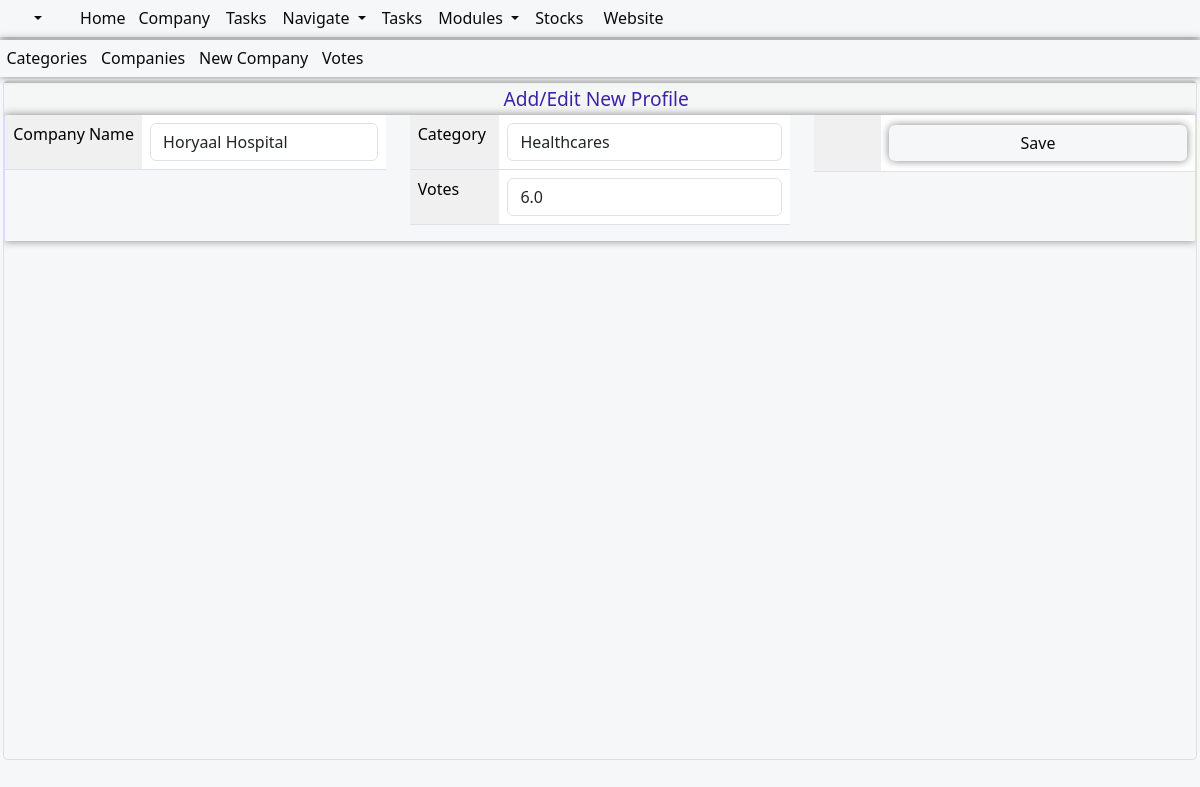
Before: /Edit/This/Company/3/Update/Details/ with the older database file.
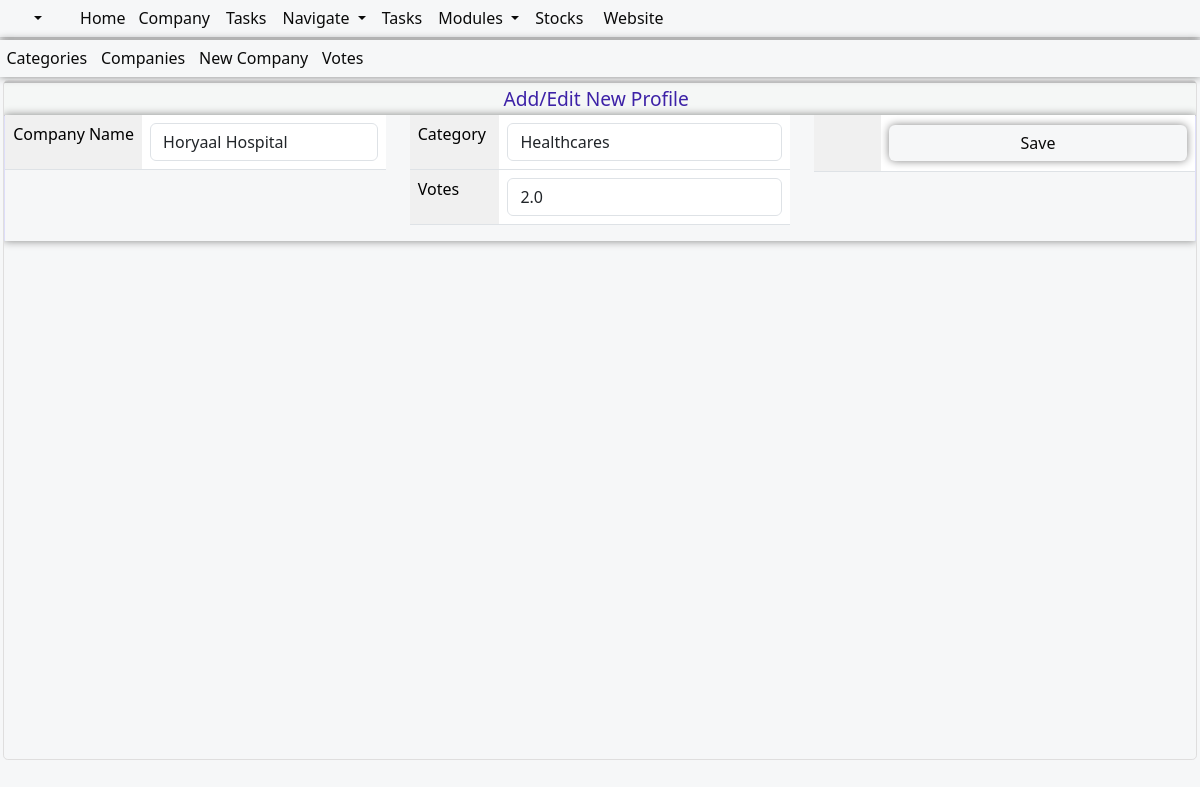
After: the same page with the newer database file.
### awards/models.py (models this page shows, shortened)
class CompaniesModel(models.Model):
    name= models.CharField(max_length=100,blank=False,null=True)
    category = models.ForeignKey(CategoriesModel, on_delete=models.SET_NULL, related_name='categores',null=True,blank=True)
    comments= models.CharField(null=True, blank=True, max_length=30)
    date=models.DateField(blank=True,null=True,auto_now_add=True)
    votes=models.DecimalField(max_digits=10,blank=True,null=True,decimal_places=1,default=0)

### awards/views.py (the view)
# urls.py: path('Edit/This/Company/<int:pk>/Update/Details/', views.editCompany, name="editCompany"),
def editCompany(request,pk):
    try:
        title="Update Company Details"
        update_allifquery=CompaniesModel.objects.get(id=pk)
        form =CommonAddCompanyForm(instance=update_allifquery)
        if request.method == 'POST':
            form =CommonAddCompanyForm(request.POST, instance=update_allifquery)
            if form.is_valid():
                obj=form.save(commit=False)
                obj.save()
                return redirect('awards:companies')
            else:
                form =CommonAddCompanyForm(instance=update_allifquery)
        else:
            form =CommonAddCompanyForm(instance=update_allifquery)
        context = {
            'form':form,
            "update_allifquery":update_allifquery,
            "title":title,
        }
        return render(request,'awards/companies/add-company.html',context)
    except Exception as ex:
        error_context={'error_message': ex,}
        return render(request,'awards/error/error.html',error_context)

### awards/forms.py
class CommonAddCompanyForm(forms.ModelForm):
    class Meta:
        model = CompaniesModel
        fields = ['name','category','comments','votes']
        widgets={
            'name':forms.TextInput(attrs={'class':'form-control','placeholder':''}),
            'comments':forms.TextInput(attrs={'class':'form-control','placeholder':''}),
             'votes':forms.TextInput(attrs={'class':'form-control','placeholder':''}),
            'category':forms.Select(attrs={'class':'form-control','placeholder':''}),
        }

### awards/models.py (called while the page is built)
    def __str__(self):
        return str(self.name)

### awards/templates/awards/companies/add-company.html (shortened to what this page needs)
{% extends 'awards/base/uimainbase/allifmaaluibase.html'%}
{% load humanize %}
{% block body %}
<div class="allifmaal-main-container">
<div class="card-header">
<div class="row mt-12" >
<div class="col-md-12">
<div class="container-fluid amel-content-header">
<a href="{% url 'awards:categories' %}">Categories</a>
<a href="{% url 'awards:companies' %}">Companies</a>
<a href="{% url 'awards:addCompany' %}">New Company</a>
<a href="{% url 'awards:votes' %}">Votes</a>
</div>
    </div>
  </div>
</div>
  <div class="allifmaincontainer">
<div class="row mt-12">
  <div class="table-details-content-description">Add/Edit New Profile</div>
  <form method='POST' action=''>{% csrf_token %}
  <div class="col-md-12">
  <div class="allif-scroll-table">
    <div class="allif-info-tables">
      <div class="row">
  <div class="col-md-4">
      <div class="table-responsive">
      <table class="table table-layout">
      <tbody>
      <tr>
        <td class="allif-fix-table-col">Company Name</td>
        <td>{{form.name}}</td>
        </tr>
        </tbody>
        </table>
      </div>
        </div>
     <div class="col-md-4">
       <div class="allif-details-card table-responsive">
       <table class="table table-layout">
        <tbody>
            <tr>
                <td class="allif-fix-table-col">Category</td>
                <td>{{form.category}}</td>
                </tr>
                <tr>
                  <td class="allif-fix-table-col">Votes</td>
                  <td>{{form.votes}}</td>
                  </tr>
          </tbody>
          </table>
          </div>
          </div>
     <div class="col-md-4">
      <div class="allif-details-card table-responsive">
       <table class="table table-layout">
        <tbody>
            <tr>
              <td class="allif-fix-table-col"></td>
              <td> <input type="submit" value='Save' class="btn btn-success allifmaal-submit-btn"></td>
              </tr>
          </tbody>
          </table>
  </div>
    </div>
    </div>
        </div>
</div>
</div>
</form>
</div>
</div>
</div>
   {% endblock %}

Changed rows visible on the page:
changed CompaniesModel "Horyaal Hospital": votes "6.0" → "2.0"
